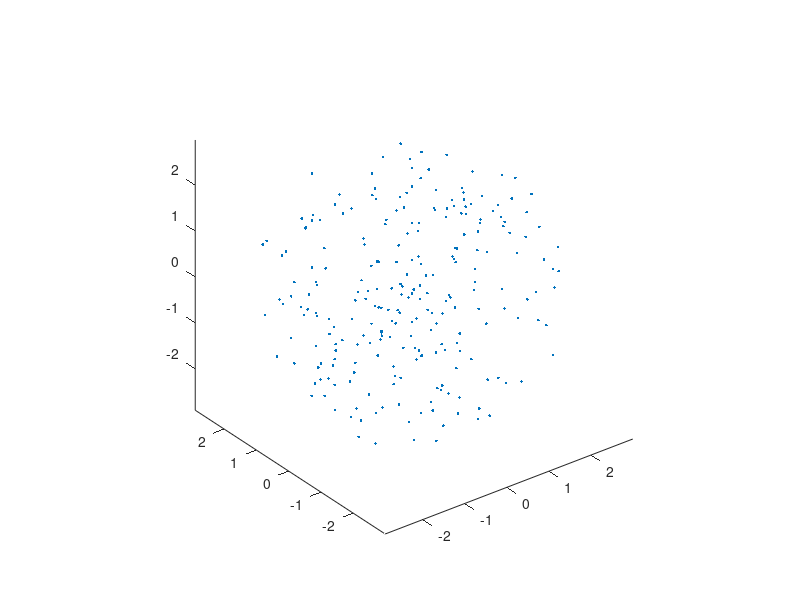
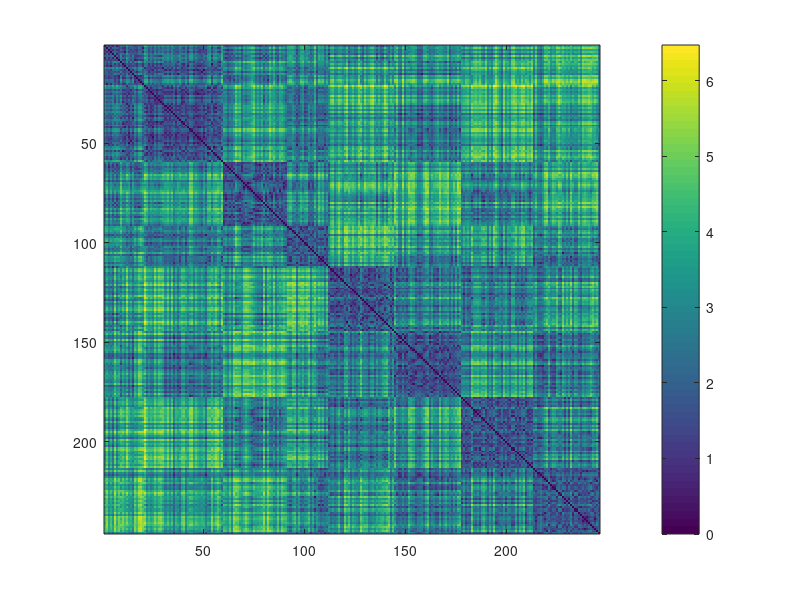
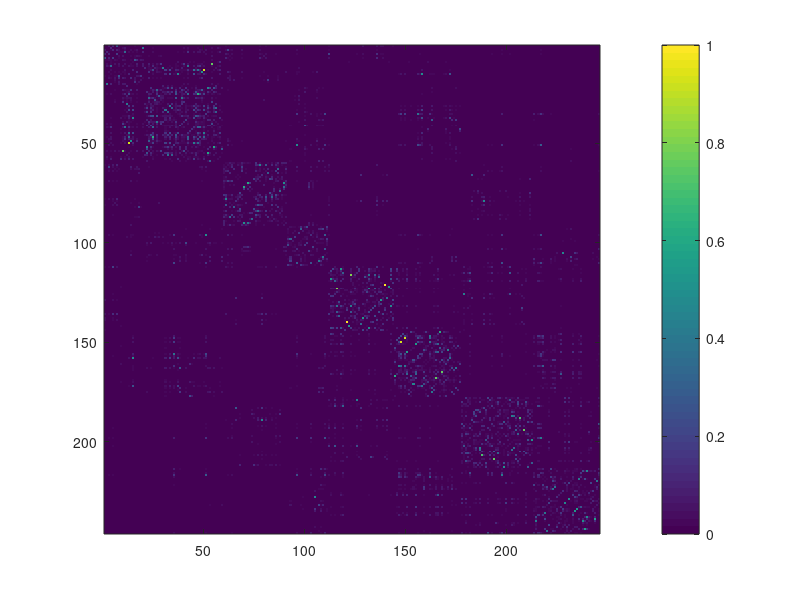

Here is the MATLAB script that generated these plots, in order: (Note: this script raises an error after producing the figures.)
%% Centroids
rvals = 2*rand(246,1)-1;
elevation = asin(rvals);
azimuth = 2*pi*rand(246,1);
radii = 3*(rand(246,1).^(1/3));
[x,y,z] = sph2cart(azimuth, elevation, radii);

figure
plot3(x,y,z,'.');
axis equal

%%
p1 = find(x>0 & y>0 & z>0);
p2 = find(x>0 & y>0 & z<0);

p3 = find(x>0 & y<0 & z>0);
p4 = find(x>0 & y<0 & z<0);

p5 = find(x<0 & y>0 & z>0);
p6 = find(x<0 & y>0 & z<0);

p7 = find(x<0 & y<0 & z>0);
p8 = find(x<0 & y<0 & z<0);

x = [x(p1); x(p2); x(p3); x(p4); x(p5); x(p6); x(p7); x(p8)];
y = [y(p1); y(p2); y(p3); y(p4); y(p5); y(p6); y(p7); y(p8)];
z = [y(p1); z(p2); z(p3); z(p4); z(p5); z(p6); z(p7); z(p8)];
%% Distances
dij = sqrt((x-x').^2 + (y-y').^2 + (z-z').^2);
figure
imagesc(dij)
colorbar

%% Adjacency matrix
aij = exp(-3*dij);
aij = aij-diag(diag(aij));
aij = aij./(max(aij(:)));
figure
imagesc(aij)
colorbar

%%
dlmwrite('data/network_example.txt',aij,' ')